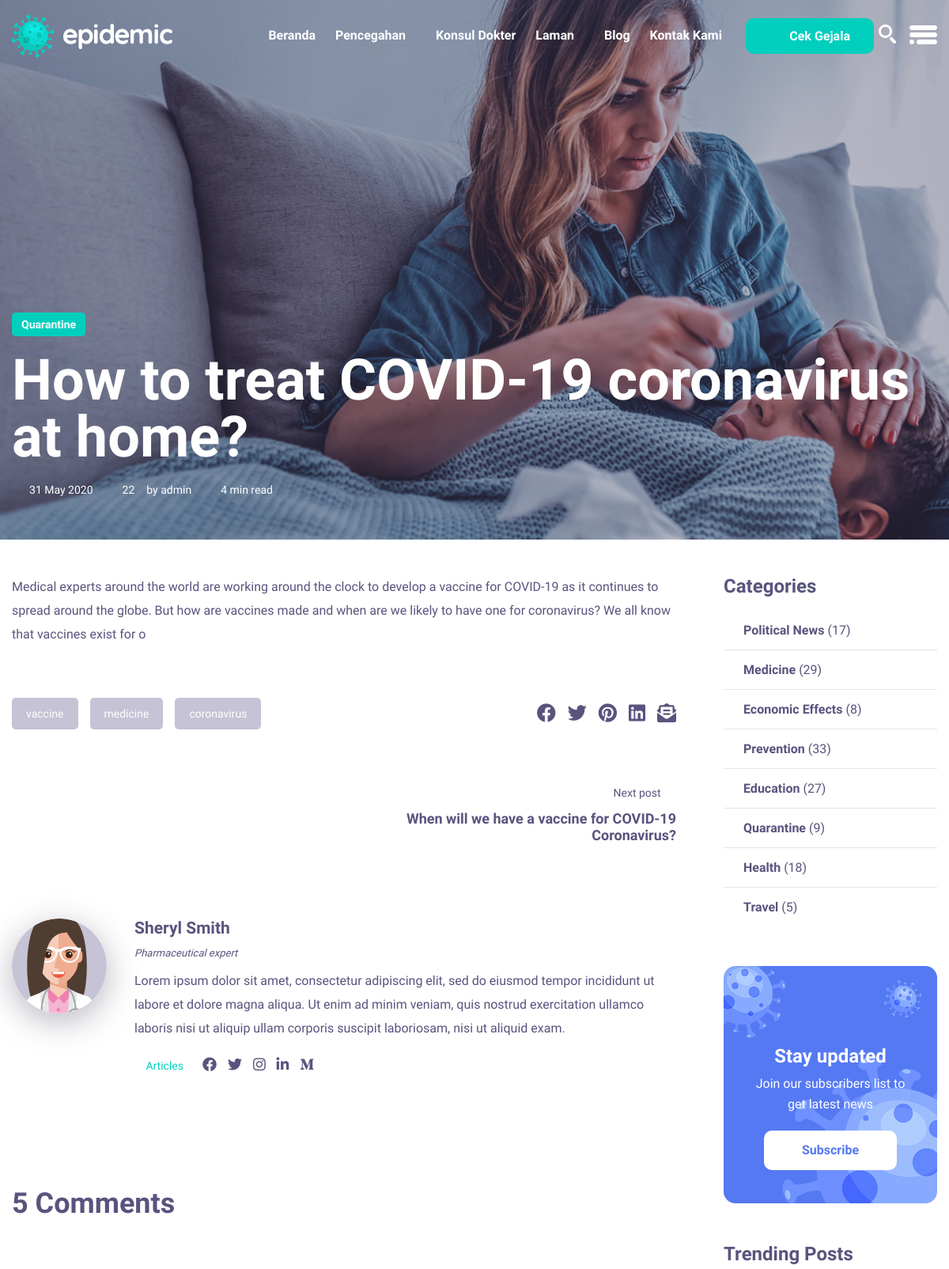
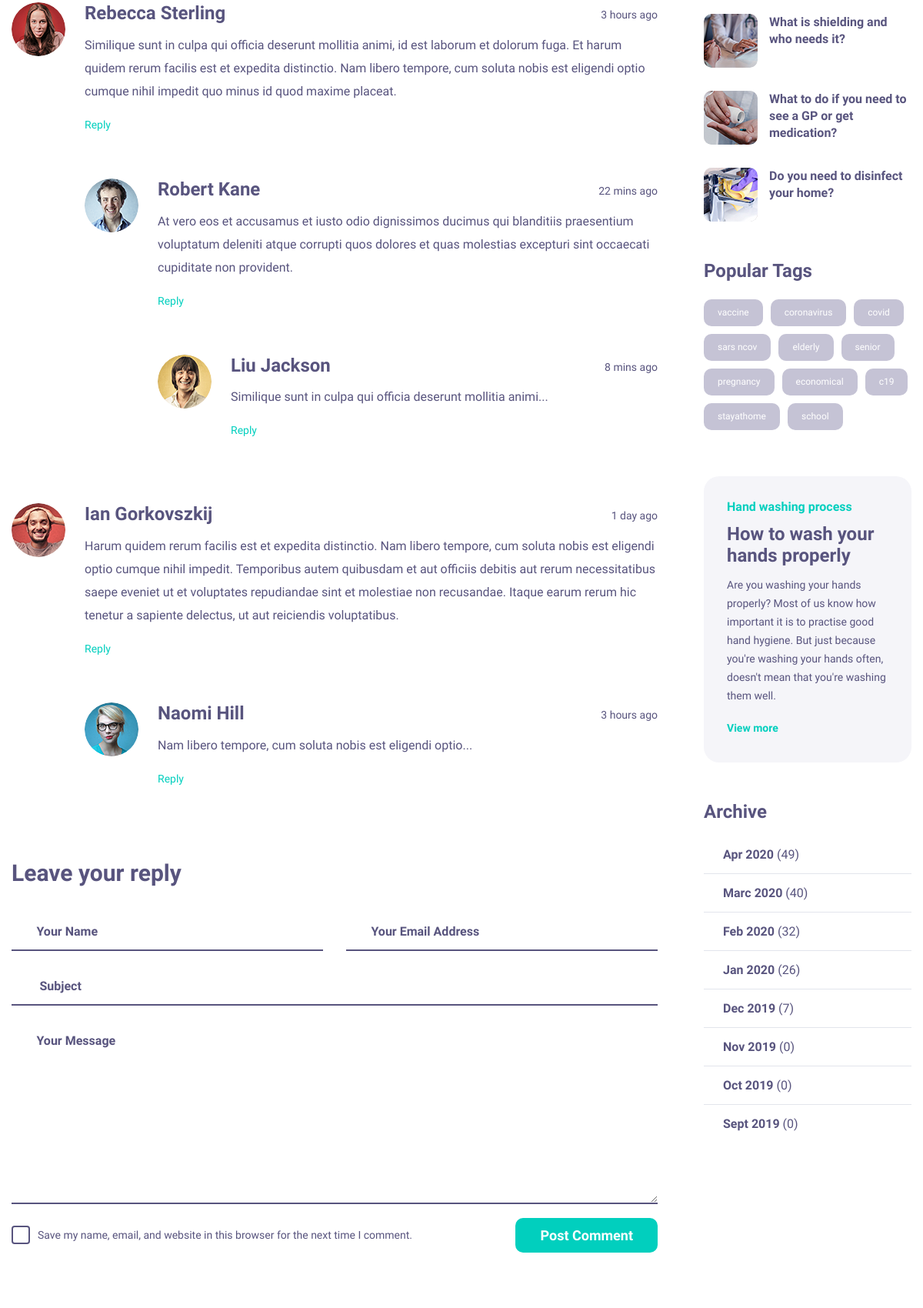
The page /public/Blog/single_blog/1 (upper part) on the database its author committed (2 pictures, top to bottom).
### tables this page shows
CREATE TABLE `blogs` (
  `id` int(11) NOT NULL,
  `authId` int(11) NOT NULL,
  `title` varchar(255) NOT NULL,
  `category` varchar(255) NOT NULL,
  `date` date NOT NULL,
  `content` longtext NOT NULL
);

CREATE TABLE `users` (
  `id` int(11) NOT NULL,
  `username` varchar(255) NOT NULL,
  `password` varchar(255) NOT NULL,
  `full_name` varchar(255) NOT NULL,
  `birth_date` date NOT NULL,
  `address` varchar(255) NOT NULL,
  `email` varchar(255) NOT NULL,
  `phone_number` varchar(255) NOT NULL
);

### app/views/Blog/single_blog.php (the view, shortened to what the rows shown need)
<section class="single_blog_img">
    <div class="container">
        <div class="single_blog_text">
            <a class="tag" href="#"><?= $data['blog']['category'] ?></a>
            <h2><?= $data['blog']['title'] ?></h2>
            <ul class="nav">
                <?php
                $date = date('j F Y', strtotime(str_replace("-", "/", $data['blog']['date'])));
                $data['users'] = $this->model('User_model')->getAllUsersNameById($data['blog']['authId']);
                $author_name = $data['users']['full_name'];
                ?>
                <li><a href="#"><i class="linearicons-calendar-full"></i><?= $date ?></a></li>
                <li><a href="#"><i class="linearicons-bubbles"></i>22</a></li>
                <li><a href="#">by <?= $author_name ?></a></li>
                <li></li>
            </ul>
        </div>
    </div>
</section>
<section class="single_blog_area">
    <div class="container">
        <div class="row single_blog_inner">
            <div class="col-lg-9">
                <div class="single_blog_text_inner">
                    <?= $data['blog']['content'] ?>
                    <div class="single_blog_bottom">
                    </div>
                    <div class="post_navigation row">
                            <?php
                            $total = count($this->model('Blog_model')->getAllBlogs());
                                $data['previous_blog'] = $this->model('Blog_model')->getAllBlogsById($data['blog']['id'] - 1); ?>
                        <div class="col-6 text-right">
                            <?php
                            if ($data['blog']['id'] != $total) {
                                $data['next_blog'] = $this->model('Blog_model')->getAllBlogsById($data['blog']['id'] + 1); ?>
                                <a href="<?= BASEURL; ?>/Blog/single_blog/<?=$data['blog']['id']+1?>">Next post <i class="linearicons-arrow-right"></i></a>
                                <h4><?= $data['next_blog']['title'] ?></h4>
                            <?php } ?>
                        </div>
                    </div>
                    <div class="post_author">
                    </div>
                    <div class="s_comment_list">
                    </div>
                    <div class="comment_box">
                    </div>
                </div>
            </div>
        </div>
    </div>
</section>

### rows shown on the page
blogs: category "Quarantine", title "How to treat COVID-19 coronavirus at home?", date "31 May 2020", content "Medical experts around the world are working around the clock to develop a vaccine for COVID-19 as it continues to spread around the globe. But how are vaccines made and when are we likely to have one for coronavirus? We all know that vaccines exist for o"
users: full_name "admin"
blogs: title "When will we have a vaccine for COVID-19 Coronavirus?"
